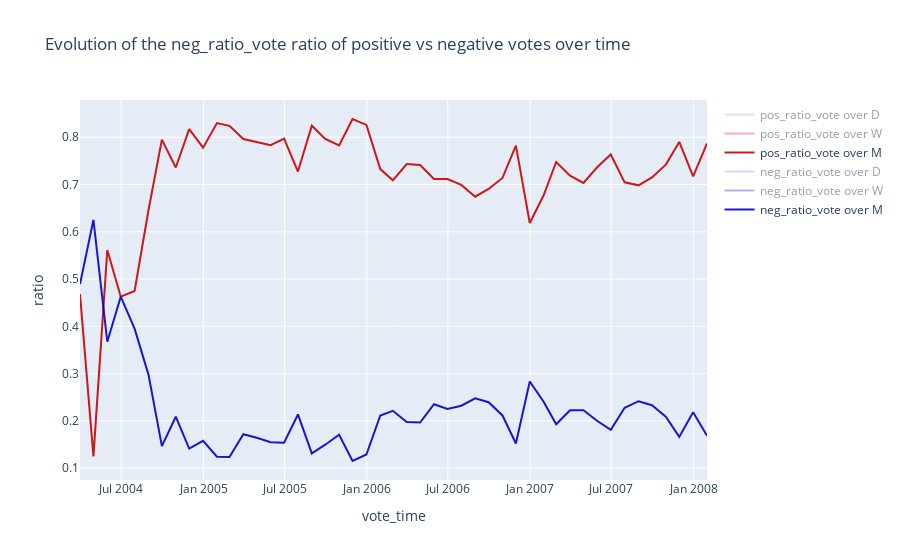

The code cell stored with this chart in its notebook:
### Code cell
#Graph playing around with opacities

#creation of two dataframes containing only positive or negative votes respectively 
pos_votes=sign_time[sign_time['vote'].apply(lambda x: x==1)]
neg_votes=sign_time[sign_time['vote'].apply(lambda x: x==-1)]

# initialize the figure
fig = go.Figure()

plot_frac_by_date_opacity(wikipedia, 'vote_time', 'pos_ratio_vote', 'vote')
plot_frac_by_date_opacity(wikipedia, 'vote_time', 'neg_ratio_vote', 'vote')

#show the plot
fig.show()

### Figure 1 — Plotly figure (JSON) as saved in the notebook; plotly's stock layout.template omitted (floating-point values rounded to 4 significant figures; data arrays with more than 128 entries replaced by an {"elided": "..."} marker saying what was removed)
{"data": [{"hovertemplate": "<br><b>vote_time</b>: %{x}<br><b>pos_ratio_vote</b>: %{y:.2f}", "line": {"color": "rgb(200, 0, 0)"}, "mode": "lines", "name": "pos_ratio_vote over D", "opacity": 0.3, "type": "scatter", "visible": "legendonly", "x": {"elided": "1380 str values"}, "y": {"elided": "1380 float values"}}, {"hovertemplate": "<br><b>vote_time</b>: %{x}<br><b>pos_ratio_vote</b>: %{y:.2f}", "line": {"color": "rgb(200, 0, 0)"}, "mode": "lines", "name": "pos_ratio_vote over W", "opacity": 0.6, "type": "scatter", "visible": "legendonly", "x": {"elided": "198 str values"}, "y": {"elided": "198 float values"}}, {"hovertemplate": "<br><b>vote_time</b>: %{x}<br><b>pos_ratio_vote</b>: %{y:.2f}", "line": {"color": "rgb(200, 0, 0)"}, "mode": "lines", "name": "pos_ratio_vote over M", "opacity": 0.9, "type": "scatter", "x": ["2004-03-31T00:00:00", "2004-04-30T00:00:00", "2004-05-31T00:00:00", "2004-06-30T00:00:00", "2004-07-31T00:00:00", "2004-08-31T00:00:00", "2004-09-30T00:00:00", "2004-10-31T00:00:00", "2004-11-30T00:00:00", "2004-12-31T00:00:00", "2005-01-31T00:00:00", "2005-02-28T00:00:00", "2005-03-31T00:00:00", "2005-04-30T00:00:00", "2005-05-31T00:00:00", "2005-06-30T00:00:00", "2005-07-31T00:00:00", "2005-08-31T00:00:00", "2005-09-30T00:00:00", "2005-10-31T00:00:00", "2005-11-30T00:00:00", "2005-12-31T00:00:00", "2006-01-31T00:00:00", "2006-02-28T00:00:00", "2006-03-31T00:00:00", "2006-04-30T00:00:00", "2006-05-31T00:00:00", "2006-06-30T00:00:00", "2006-07-31T00:00:00", "2006-08-31T00:00:00", "2006-09-30T00:00:00", "2006-10-31T00:00:00", "2006-11-30T00:00:00", "2006-12-31T00:00:00", "2007-01-31T00:00:00", "2007-02-28T00:00:00", "2007-03-31T00:00:00", "2007-04-30T00:00:00", "2007-05-31T00:00:00", "2007-06-30T00:00:00", "2007-07-31T00:00:00", "2007-08-31T00:00:00", "2007-09-30T00:00:00", "2007-10-31T00:00:00", "2007-11-30T00:00:00", "2007-12-31T00:00:00", "2008-01-31T00:00:00"], "y": [0.4681, 0.125, 0.5612, 0.4627, 0.4748, 0.6454, 0.7949, 0.7358, 0.8172, 0.7778, 0.8298, 0.8241, 0.7961, 0.7896, 0.7829, 0.7971, 0.7273, 0.8244, 0.7964, 0.7827, 0.8385, 0.8261, 0.7325, 0.7089, 0.7431, 0.7411, 0.7117, 0.7116, 0.6991, 0.6742, 0.6905, 0.7138, 0.7823, 0.6185, 0.6772, 0.7477, 0.7186, 0.7034, 0.7369, 0.7635, 0.7045, 0.6981, 0.7148, 0.742, 0.79, 0.717, 0.7867]}, {"hovertemplate": "<br><b>vote_time</b>: %{x}<br><b>neg_ratio_vote</b>: %{y:.2f}", "line": {"color": "rgb(0, 0, 200)"}, "mode": "lines", "name": "neg_ratio_vote over D", "opacity": 0.3, "type": "scatter", "visible": "legendonly", "x": {"elided": "1380 str values"}, "y": {"elided": "1380 float values"}}, {"hovertemplate": "<br><b>vote_time</b>: %{x}<br><b>neg_ratio_vote</b>: %{y:.2f}", "line": {"color": "rgb(0, 0, 200)"}, "mode": "lines", "name": "neg_ratio_vote over W", "opacity": 0.6, "type": "scatter", "visible": "legendonly", "x": {"elided": "198 str values"}, "y": {"elided": "198 float values"}}, {"hovertemplate": "<br><b>vote_time</b>: %{x}<br><b>neg_ratio_vote</b>: %{y:.2f}", "line": {"color": "rgb(0, 0, 200)"}, "mode": "lines", "name": "neg_ratio_vote over M", "opacity": 0.9, "type": "scatter", "x": ["2004-03-31T00:00:00", "2004-04-30T00:00:00", "2004-05-31T00:00:00", "2004-06-30T00:00:00", "2004-07-31T00:00:00", "2004-08-31T00:00:00", "2004-09-30T00:00:00", "2004-10-31T00:00:00", "2004-11-30T00:00:00", "2004-12-31T00:00:00", "2005-01-31T00:00:00", "2005-02-28T00:00:00", "2005-03-31T00:00:00", "2005-04-30T00:00:00", "2005-05-31T00:00:00", "2005-06-30T00:00:00", "2005-07-31T00:00:00", "2005-08-31T00:00:00", "2005-09-30T00:00:00", "2005-10-31T00:00:00", "2005-11-30T00:00:00", "2005-12-31T00:00:00", "2006-01-31T00:00:00", "2006-02-28T00:00:00", "2006-03-31T00:00:00", "2006-04-30T00:00:00", "2006-05-31T00:00:00", "2006-06-30T00:00:00", "2006-07-31T00:00:00", "2006-08-31T00:00:00", "2006-09-30T00:00:00", "2006-10-31T00:00:00", "2006-11-30T00:00:00", "2006-12-31T00:00:00", "2007-01-31T00:00:00", "2007-02-28T00:00:00", "2007-03-31T00:00:00", "2007-04-30T00:00:00", "2007-05-31T00:00:00", "2007-06-30T00:00:00", "2007-07-31T00:00:00", "2007-08-31T00:00:00", "2007-09-30T00:00:00", "2007-10-31T00:00:00", "2007-11-30T00:00:00", "2007-12-31T00:00:00", "2008-01-31T00:00:00"], "y": [0.4894, 0.625, 0.3673, 0.4627, 0.395, 0.2979, 0.1465, 0.2088, 0.1415, 0.1577, 0.1243, 0.1235, 0.1717, 0.1644, 0.1549, 0.1537, 0.2136, 0.1312, 0.1496, 0.1707, 0.1151, 0.1289, 0.2115, 0.2214, 0.1975, 0.1965, 0.2352, 0.225, 0.2321, 0.2478, 0.2394, 0.2114, 0.1521, 0.2833, 0.2405, 0.1928, 0.2223, 0.2225, 0.1997, 0.1811, 0.2278, 0.2416, 0.2332, 0.2086, 0.1661, 0.2184, 0.1685]}], "layout": {"autosize": true, "title": {"text": "Evolution of the neg_ratio_vote ratio of positive vs negative votes over time"}, "xaxis": {"autorange": true, "range": ["2004-03-31", "2008-01-31"], "title": {"text": "vote_time"}, "type": "date"}, "yaxis": {"autorange": true, "range": [0.07492, 0.8787], "title": {"text": "ratio"}, "type": "linear"}}}
